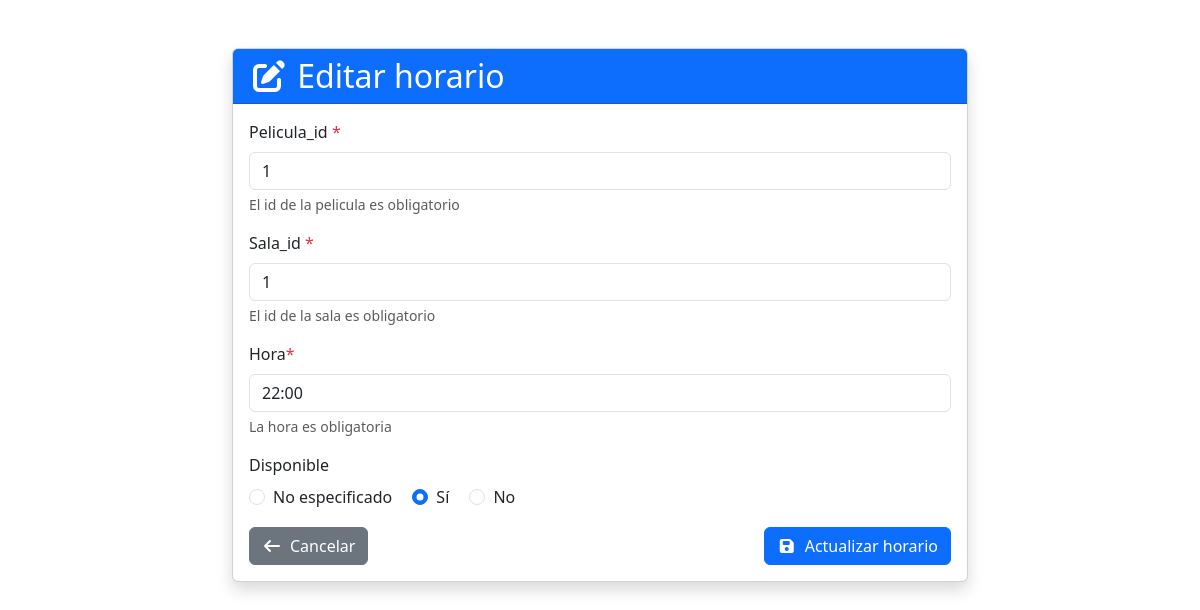
Before: /horarios/1/edit with the older database file.
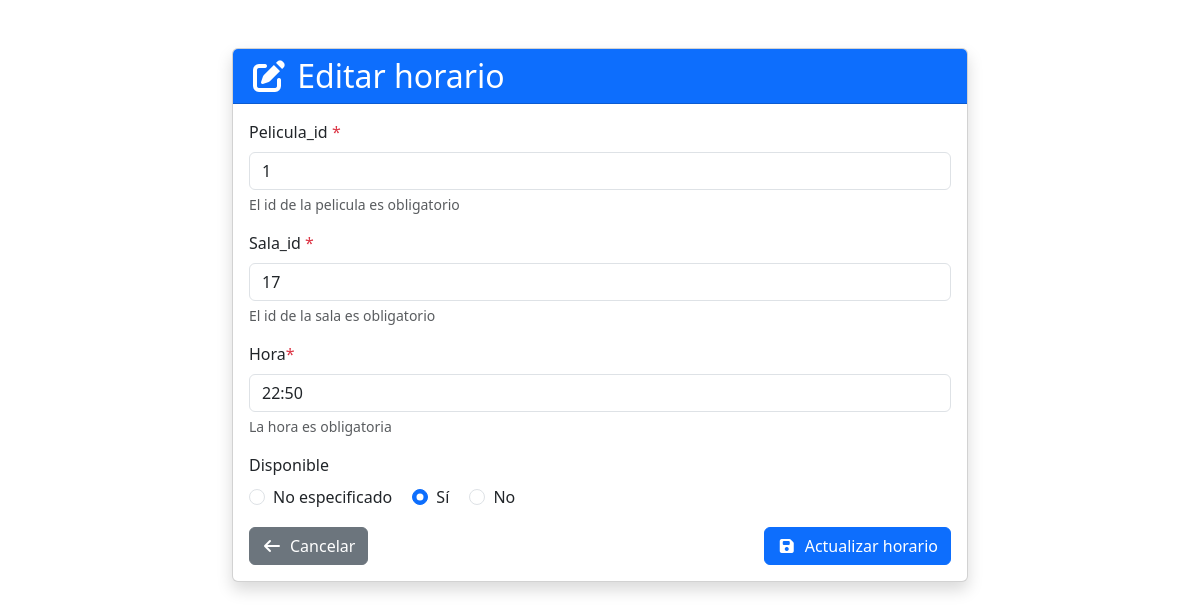
After: the same page with the newer database file.
### app/models/horario.py (models this page shows)
class Horario(Base):
    __tablename__ = "horarios" #nombre de la tabla en bd
    id: Mapped[int] = mapped_column(Integer, primary_key=True, autoincrement=True)
    pelicula_id: Mapped[int] = mapped_column(Integer,nullable=False)
    sala_id: Mapped[int] = mapped_column(ForeignKey("salas.id"), nullable=False)
    sala: Mapped["SalaORM"] = relationship("SalaORM")
    hora: Mapped[str] = mapped_column(String, nullable=False)
    disponible:Mapped[bool] = mapped_column(Boolean, nullable=False)

### app/routers/web/horarios.py (the view)
@router.get("/{horario_id}/edit", response_class=HTMLResponse)
def show_edit_form(request: Request, horario_id: int, db: Session = Depends(get_db)):
    horario = db.execute(select(Horario).where(Horario.id == horario_id)
                         .options(joinedload(Horario.sala))).scalar_one_or_none()
    if horario is None:
        raise HTTPException(status_code=404, detail="404 - Horario no encontrado")
    salas = db.execute(select(SalaORM)).scalars().all()
    return templates.TemplateResponse("horarios/form.html", {"request": request, "horario": horario, "salas": salas})

### app/templates/horarios/form.html (shortened to what the changed rows need)
<!DOCTYPE html>
<html lang="en">
<head>
    <link href="https://cdn.jsdelivr.net/npm/bootstrap@5.3.8/dist/css/bootstrap.min.css" rel="stylesheet">
    <link rel="stylesheet" href="https://cdnjs.cloudflare.com/ajax/libs/font-awesome/7.0.1/css/all.min.css" />
</head>
<body>
    <div class="container mt-5">
        <div class="row justify-content-center">
            <div class="col-md-8">
                <div class="card shadow">
                    <div class="card-header bg-primary text-white">
                        <h2 class="card-title mb-0">
                            <i class="fa-solid fa-{% if horario %}pen-to-square{% else %}plus{% endif %}"></i>
                            {% if horario %}Editar horario{% else %}Crear nuevo horario{% endif %}
                        </h2>
                    </div>
                    <div class="card-body">
                        <form method="post" action="{% if horario %}/horarios/{{ horario.id }}/edit{% else %}/horarios/new{% endif %}">
                            <div class="mb-3">
                                <label for="pelicula_id" class="form-label">Pelicula_id <span class="text-danger">*</span></label>
                                <input
                                    type="number"
                                    class="form-control"
                                    id="pelicula_id"
                                    name="pelicula_id"
                                    value="{% if form_data %}{{ form_data.get('pelicula_id', '') }}{% elif horario %}{{ horario.pelicula_id }}{% endif %}"
                                    required
                                    min="1"
                                >
                                <div class="form-text">El id de la pelicula es obligatorio</div>
                            </div>
                            <div class="mb-3">
                                <label for="sala_id" class="form-label">Sala_id <span class="text-danger">*</span></label>
                                <input
                                    type="number"
                                    class="form-control"
                                    id="sala_id"
                                    name="sala_id"
                                    value="{% if form_data %}{{ form_data.get('sala_id', '') }}{% elif horario %}{{ horario.sala_id }}{% endif %}"
                                    required
                                    min="1"
                                >
                                <div class="form-text">El id de la sala es obligatorio</div>
                            </div>
                            <div class="mb-3">
                                <label for="hora" class="form-label">Hora<span class="text-danger">*</span></label>
                                <input
                                    type="text"
                                    class="form-control"
                                    id="hora"
                                    name="hora"
                                    value="{% if form_data %}{{ form_data.get('hora', '') }}{% elif horario %}{{ horario.hora }}{% endif %}"
                                    required>
                                    <div class="form-text">La hora es obligatoria</div>
                            </div>
                            <div class="mb-3">
                                <div>
                                    <div class="form-check form-check-inline">
                                        <input
                                            class="form-check-input"
                                            type="radio"
                                            name="disponible"
                                            id="disponible_none"
                                            value=""
                                        >
                                        <label class="form-check-label" for="disponible_none">
                                            No especificado
                                        </label>
                                    </div>
                                    <div class="form-check form-check-inline">
                                        <input
                                            class="form-check-input"
                                            type="radio"
                                            name="disponible"
                                            id="disponible_true"
                                            value="true"
                                            {% if form_data and form_data.get('disponible') == 'true' %}checked{% elif horario and horario.disponible is not none and horario.disponible %}checked{% endif %}
                                        >
                                        <label class="form-check-label" for="disponible_true">
                                            Sí
                                        </label>
                                    </div>
                                    <div class="form-check form-check-inline">
                                        <input
                                            class="form-check-input"
                                            type="radio"
                                            name="disponible"
                                            id="disponible_false"
                                            value="false"
                                        >
                                        <label class="form-check-label" for="disponible_false">
                                            No
                                        </label>
                                    </div>
                                </div>
                            </div>
                        </form>
                    </div>
                </div>
            </div>
        </div>
    </div>
</body>
</html>

Changed rows visible on the page:
changed Horario "☐ No especificado": sala_id "1" → "17"; hora "22:00" → "22:50"
